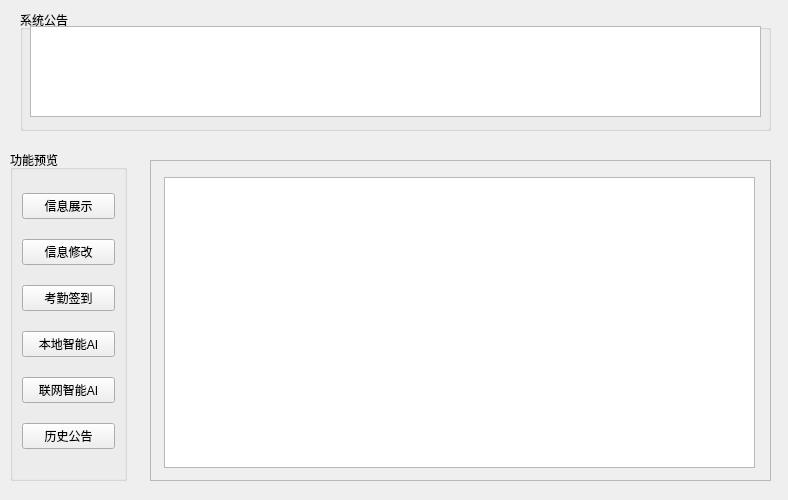
<?xml version="1.0" encoding="UTF-8"?>
<ui version="4.0">
 <class>Form</class>
 <widget class="QWidget" name="Form">
  <property name="geometry">
   <rect>
    <x>0</x>
    <y>0</y>
    <width>788</width>
    <height>500</height>
   </rect>
  </property>
  <property name="windowTitle">
   <string>系统-用户</string>
  </property>
  <widget class="QScrollArea" name="scrollArea">
   <property name="geometry">
    <rect>
     <x>150</x>
     <y>160</y>
     <width>621</width>
     <height>321</height>
    </rect>
   </property>
   <property name="widgetResizable">
    <bool>true</bool>
   </property>
   <widget class="QWidget" name="scrollAreaWidgetContents">
    <property name="geometry">
     <rect>
      <x>0</x>
      <y>0</y>
      <width>619</width>
      <height>319</height>
     </rect>
    </property>
    <widget class="QPlainTextEdit" name="plainTextEdit">
     <property name="geometry">
      <rect>
       <x>13</x>
       <y>16</y>
       <width>591</width>
       <height>291</height>
      </rect>
     </property>
    </widget>
   </widget>
  </widget>
  <widget class="QGroupBox" name="groupBox">
   <property name="geometry">
    <rect>
     <x>10</x>
     <y>150</y>
     <width>117</width>
     <height>331</height>
    </rect>
   </property>
   <property name="title">
    <string>功能预览</string>
   </property>
   <layout class="QVBoxLayout" name="verticalLayout">
    <item>
     <widget class="QPushButton" name="pushButton">
      <property name="text">
       <string>信息展示</string>
      </property>
     </widget>
    </item>
    <item>
     <widget class="QPushButton" name="pushButton_2">
      <property name="text">
       <string>信息修改</string>
      </property>
     </widget>
    </item>
    <item>
     <widget class="QPushButton" name="pushButton_3">
      <property name="text">
       <string>考勤签到</string>
      </property>
     </widget>
    </item>
    <item>
     <widget class="QPushButton" name="pushButton_4">
      <property name="text">
       <string>本地智能AI</string>
      </property>
     </widget>
    </item>
    <item>
     <widget class="QPushButton" name="pushButton_5">
      <property name="text">
       <string>联网智能AI</string>
      </property>
     </widget>
    </item>
    <item>
     <widget class="QPushButton" name="pushButton_6">
      <property name="text">
       <string>历史公告</string>
      </property>
     </widget>
    </item>
   </layout>
  </widget>
  <widget class="QGroupBox" name="groupBox_2">
   <property name="geometry">
    <rect>
     <x>20</x>
     <y>10</y>
     <width>751</width>
     <height>121</height>
    </rect>
   </property>
   <property name="title">
    <string>系统公告</string>
   </property>
   <widget class="QPlainTextEdit" name="plainTextEdit_2">
    <property name="geometry">
     <rect>
      <x>10</x>
      <y>16</y>
      <width>731</width>
      <height>91</height>
     </rect>
    </property>
   </widget>
  </widget>
 </widget>
 <resources/>
 <connections/>
</ui>
